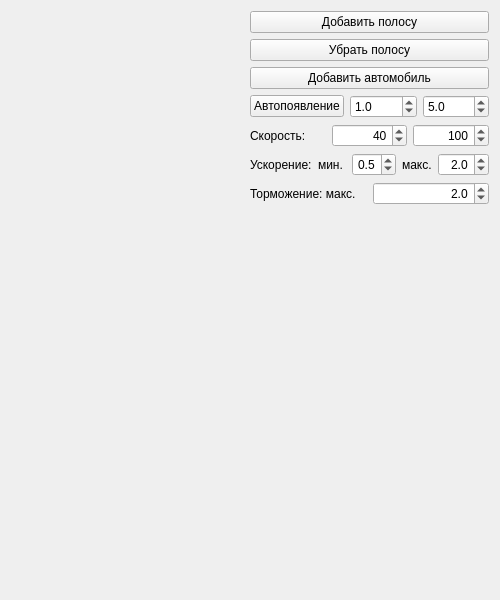
<?xml version="1.0" encoding="UTF-8"?>
<ui version="4.0">
 <class>HighwayWindow</class>
 <widget class="QMainWindow" name="HighwayWindow">
  <property name="windowModality">
   <enum>Qt::NonModal</enum>
  </property>
  <property name="geometry">
   <rect>
    <x>0</x>
    <y>0</y>
    <width>500</width>
    <height>600</height>
   </rect>
  </property>
  <property name="sizePolicy">
   <sizepolicy hsizetype="MinimumExpanding" vsizetype="MinimumExpanding">
    <horstretch>0</horstretch>
    <verstretch>0</verstretch>
   </sizepolicy>
  </property>
  <property name="minimumSize">
   <size>
    <width>0</width>
    <height>0</height>
   </size>
  </property>
  <property name="windowTitle">
   <string>Highway</string>
  </property>
  <property name="toolTip">
   <string/>
  </property>
  <property name="tabShape">
   <enum>QTabWidget::Rounded</enum>
  </property>
  <property name="dockOptions">
   <set>QMainWindow::AllowTabbedDocks|QMainWindow::AnimatedDocks</set>
  </property>
  <widget class="QWidget" name="centralWidget">
   <layout class="QGridLayout" name="gridLayout_2">
    <item row="0" column="0">
     <layout class="QHBoxLayout" name="horizontalLayout">
      <item>
       <layout class="QGridLayout" name="gridLayout">
        <item row="1" column="0">
         <spacer name="horizontalSpacerLeft">
          <property name="orientation">
           <enum>Qt::Horizontal</enum>
          </property>
          <property name="sizeHint" stdset="0">
           <size>
            <width>40</width>
            <height>20</height>
           </size>
          </property>
         </spacer>
        </item>
        <item row="1" column="2">
         <layout class="QHBoxLayout" name="roadLayout">
          <property name="spacing">
           <number>0</number>
          </property>
         </layout>
        </item>
        <item row="1" column="3">
         <spacer name="horizontalSpacerRight">
          <property name="orientation">
           <enum>Qt::Horizontal</enum>
          </property>
          <property name="sizeHint" stdset="0">
           <size>
            <width>40</width>
            <height>20</height>
           </size>
          </property>
         </spacer>
        </item>
       </layout>
      </item>
      <item>
       <layout class="QVBoxLayout" name="settingsLayout">
        <item>
         <widget class="QPushButton" name="addLaneButton">
          <property name="text">
           <string>Добавить полосу</string>
          </property>
         </widget>
        </item>
        <item>
         <widget class="QPushButton" name="deleteLaneButton">
          <property name="text">
           <string>Убрать полосу</string>
          </property>
         </widget>
        </item>
        <item>
         <widget class="QPushButton" name="addCarButton">
          <property name="text">
           <string>Добавить автомобиль</string>
          </property>
         </widget>
        </item>
        <item>
         <layout class="QHBoxLayout" name="horizontalLayout_4">
          <item>
           <widget class="QPushButton" name="autoAppearCheckButton">
            <property name="text">
             <string>Автопоявление</string>
            </property>
            <property name="checkable">
             <bool>true</bool>
            </property>
            <property name="checked">
             <bool>false</bool>
            </property>
            <property name="autoDefault">
             <bool>false</bool>
            </property>
            <property name="default">
             <bool>false</bool>
            </property>
            <property name="flat">
             <bool>false</bool>
            </property>
           </widget>
          </item>
          <item>
           <widget class="QDoubleSpinBox" name="spinMinAppearTimeBox">
            <property name="decimals">
             <number>1</number>
            </property>
            <property name="minimum">
             <double>0.000000000000000</double>
            </property>
            <property name="maximum">
             <double>10.000000000000000</double>
            </property>
            <property name="singleStep">
             <double>0.100000000000000</double>
            </property>
            <property name="value">
             <double>1.000000000000000</double>
            </property>
           </widget>
          </item>
          <item>
           <widget class="QDoubleSpinBox" name="spinMaxAppearTimeBox">
            <property name="decimals">
             <number>1</number>
            </property>
            <property name="minimum">
             <double>0.100000000000000</double>
            </property>
            <property name="maximum">
             <double>10.000000000000000</double>
            </property>
            <property name="singleStep">
             <double>0.100000000000000</double>
            </property>
            <property name="value">
             <double>5.000000000000000</double>
            </property>
           </widget>
          </item>
         </layout>
        </item>
        <item>
         <layout class="QHBoxLayout" name="speedLayout">
          <item>
           <widget class="QLabel" name="label">
            <property name="text">
             <string>Скорость:</string>
            </property>
           </widget>
          </item>
          <item>
           <widget class="QSpinBox" name="spinMinSpeedBox">
            <property name="alignment">
             <set>Qt::AlignRight|Qt::AlignTrailing|Qt::AlignVCenter</set>
            </property>
            <property name="minimum">
             <number>10</number>
            </property>
            <property name="maximum">
             <number>130</number>
            </property>
            <property name="singleStep">
             <number>5</number>
            </property>
            <property name="value">
             <number>40</number>
            </property>
           </widget>
          </item>
          <item>
           <widget class="QSpinBox" name="spinMaxSpeedBox">
            <property name="alignment">
             <set>Qt::AlignRight|Qt::AlignTrailing|Qt::AlignVCenter</set>
            </property>
            <property name="minimum">
             <number>10</number>
            </property>
            <property name="maximum">
             <number>130</number>
            </property>
            <property name="singleStep">
             <number>5</number>
            </property>
            <property name="value">
             <number>100</number>
            </property>
           </widget>
          </item>
         </layout>
        </item>
        <item>
         <layout class="QHBoxLayout" name="horizontalLayout_2">
          <item>
           <widget class="QLabel" name="label_2">
            <property name="text">
             <string>Ускорение:</string>
            </property>
           </widget>
          </item>
          <item>
           <widget class="QLabel" name="label_5">
            <property name="text">
             <string>мин.</string>
            </property>
           </widget>
          </item>
          <item>
           <widget class="QDoubleSpinBox" name="spinMinAccBox">
            <property name="alignment">
             <set>Qt::AlignRight|Qt::AlignTrailing|Qt::AlignVCenter</set>
            </property>
            <property name="decimals">
             <number>1</number>
            </property>
            <property name="minimum">
             <double>0.000000000000000</double>
            </property>
            <property name="maximum">
             <double>1.000000000000000</double>
            </property>
            <property name="singleStep">
             <double>0.100000000000000</double>
            </property>
            <property name="value">
             <double>0.500000000000000</double>
            </property>
           </widget>
          </item>
          <item>
           <widget class="QLabel" name="label_6">
            <property name="text">
             <string>макс.</string>
            </property>
           </widget>
          </item>
          <item>
           <widget class="QDoubleSpinBox" name="spinMaxAccBox">
            <property name="alignment">
             <set>Qt::AlignRight|Qt::AlignTrailing|Qt::AlignVCenter</set>
            </property>
            <property name="decimals">
             <number>1</number>
            </property>
            <property name="minimum">
             <double>1.000000000000000</double>
            </property>
            <property name="maximum">
             <double>10.000000000000000</double>
            </property>
            <property name="singleStep">
             <double>0.100000000000000</double>
            </property>
            <property name="value">
             <double>2.000000000000000</double>
            </property>
           </widget>
          </item>
         </layout>
        </item>
        <item>
         <layout class="QHBoxLayout" name="horizontalLayout_3">
          <item>
           <widget class="QLabel" name="label_3">
            <property name="text">
             <string>Торможение: макс.</string>
            </property>
           </widget>
          </item>
          <item>
           <widget class="QDoubleSpinBox" name="spinMaxDecBox">
            <property name="alignment">
             <set>Qt::AlignRight|Qt::AlignTrailing|Qt::AlignVCenter</set>
            </property>
            <property name="decimals">
             <number>1</number>
            </property>
            <property name="minimum">
             <double>1.000000000000000</double>
            </property>
            <property name="maximum">
             <double>5.000000000000000</double>
            </property>
            <property name="singleStep">
             <double>0.100000000000000</double>
            </property>
            <property name="value">
             <double>2.000000000000000</double>
            </property>
           </widget>
          </item>
         </layout>
        </item>
        <item>
         <spacer name="verticalSpacer">
          <property name="orientation">
           <enum>Qt::Vertical</enum>
          </property>
          <property name="sizeHint" stdset="0">
           <size>
            <width>20</width>
            <height>40</height>
           </size>
          </property>
         </spacer>
        </item>
        <item>
         <spacer name="horizontalSettingsSpacer">
          <property name="orientation">
           <enum>Qt::Horizontal</enum>
          </property>
          <property name="sizeHint" stdset="0">
           <size>
            <width>40</width>
            <height>20</height>
           </size>
          </property>
         </spacer>
        </item>
       </layout>
      </item>
     </layout>
    </item>
   </layout>
  </widget>
 </widget>
 <layoutdefault spacing="6" margin="11"/>
 <resources/>
 <connections/>
</ui>
